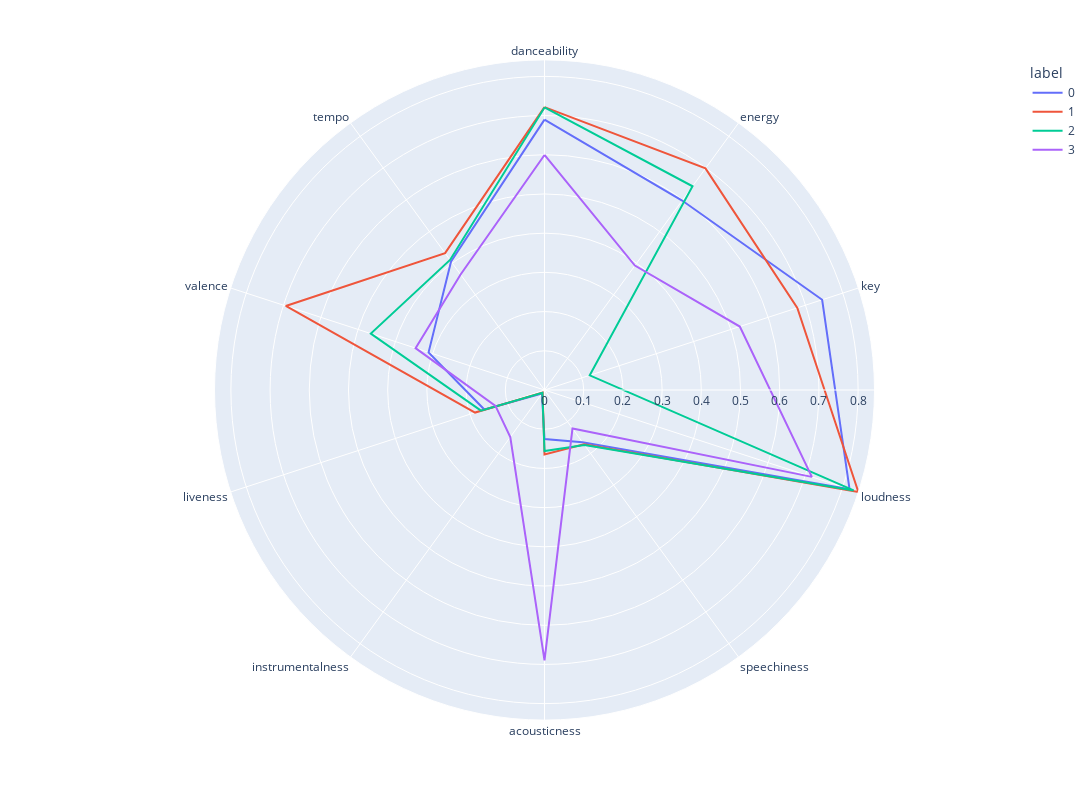

Notebook source saved alongside this figure:
### Code cell
clusters=pd.DataFrame(X,columns=df_stats.columns)
clusters['label']=kmeans.labels_
polar=clusters.groupby("label").mean().reset_index()
polar=pd.melt(polar,id_vars=["label"])
fig = px.line_polar(polar, r="value", theta="variable", color="label", line_close=True,height=800,width=1400)
fig.show()

### Figure 1 — Plotly figure (JSON) as saved in the notebook; plotly's stock layout.template omitted (floating-point values rounded to 4 significant figures)
{"data": [{"hovertemplate": "label=0<br>value=%{r}<br>variable=%{theta}<extra></extra>", "legendgroup": "0", "line": {"color": "#636efa", "dash": "solid"}, "marker": {"symbol": "circle"}, "mode": "lines", "name": "0", "r": [0.6897, 0.5974, 0.7447, 0.8181, 0.1646, 0.125, 0.0111, 0.1613, 0.3109, 0.4055, 0.6897], "showlegend": true, "subplot": "polar", "theta": ["danceability", "energy", "key", "loudness", "speechiness", "acousticness", "instrumentalness", "liveness", "valence", "tempo", "danceability"], "type": "scatterpolar"}, {"hovertemplate": "label=1<br>value=%{r}<br>variable=%{theta}<extra></extra>", "legendgroup": "1", "line": {"color": "#EF553B", "dash": "solid"}, "marker": {"symbol": "circle"}, "mode": "lines", "name": "1", "r": [0.7217, 0.6987, 0.6781, 0.8418, 0.1713, 0.1642, 0.008011, 0.1862, 0.6939, 0.4315, 0.7217], "showlegend": true, "subplot": "polar", "theta": ["danceability", "energy", "key", "loudness", "speechiness", "acousticness", "instrumentalness", "liveness", "valence", "tempo", "danceability"], "type": "scatterpolar"}, {"hovertemplate": "label=2<br>value=%{r}<br>variable=%{theta}<extra></extra>", "legendgroup": "2", "line": {"color": "#00cc96", "dash": "solid"}, "marker": {"symbol": "circle"}, "mode": "lines", "name": "2", "r": [0.7208, 0.6424, 0.1213, 0.8292, 0.1737, 0.1556, 0.009124, 0.1704, 0.4659, 0.41, 0.7208], "showlegend": true, "subplot": "polar", "theta": ["danceability", "energy", "key", "loudness", "speechiness", "acousticness", "instrumentalness", "liveness", "valence", "tempo", "danceability"], "type": "scatterpolar"}, {"hovertemplate": "label=3<br>value=%{r}<br>variable=%{theta}<extra></extra>", "legendgroup": "3", "line": {"color": "#ab63fa", "dash": "solid"}, "marker": {"symbol": "circle"}, "mode": "lines", "name": "3", "r": [0.5995, 0.3923, 0.5238, 0.7171, 0.1214, 0.6897, 0.1485, 0.1315, 0.3458, 0.3641, 0.5995], "showlegend": true, "subplot": "polar", "theta": ["danceability", "energy", "key", "loudness", "speechiness", "acousticness", "instrumentalness", "liveness", "valence", "tempo", "danceability"], "type": "scatterpolar"}], "layout": {"height": 800, "legend": {"title": {"text": "label"}, "tracegroupgap": 0}, "margin": {"t": 60}, "polar": {"angularaxis": {"direction": "clockwise", "rotation": 90}, "domain": {"x": [0, 1], "y": [0, 1]}}, "width": 1400}}
